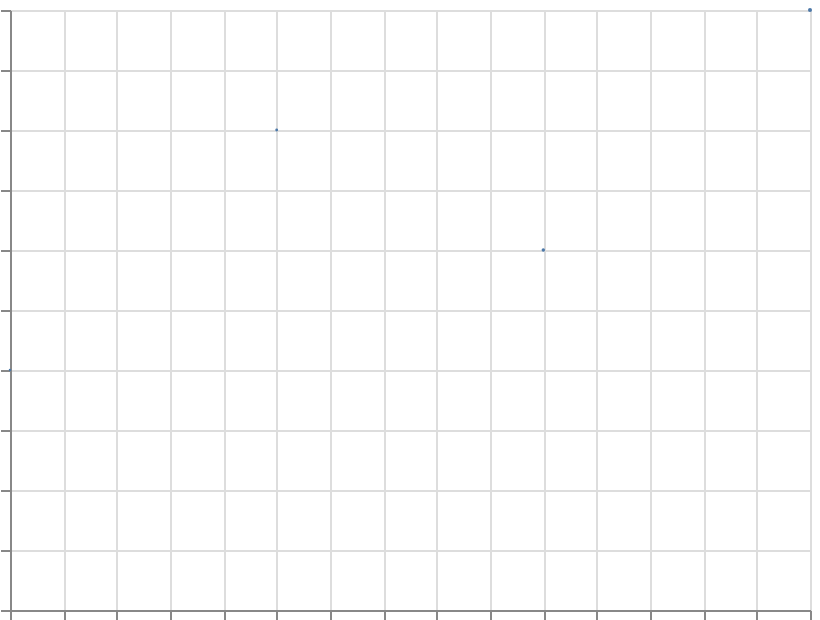

Vega-Lite specification for this chart:
### Vega-Lite specification from a JSON file in a GitHub repository (floating-point values rounded to 4 significant figures)
{"$schema": "https://vega.github.io/schema/vega-lite/v6.json", "width": 400, "height": 300, "padding": 5, "autosize": "none", "data": {"name": "table", "values": [{"x": 1, "y": 2, "size": 50}, {"x": 2, "y": 4, "size": 100}, {"x": 3, "y": 3, "size": 200}, {"x": 4, "y": 5, "size": 300}]}, "mark": {"type": "line", "point": true}, "encoding": {"x": {"field": "x", "type": "quantitative"}, "y": {"field": "y", "type": "quantitative"}, "size": {"field": "size", "type": "quantitative", "legend": null}}}
